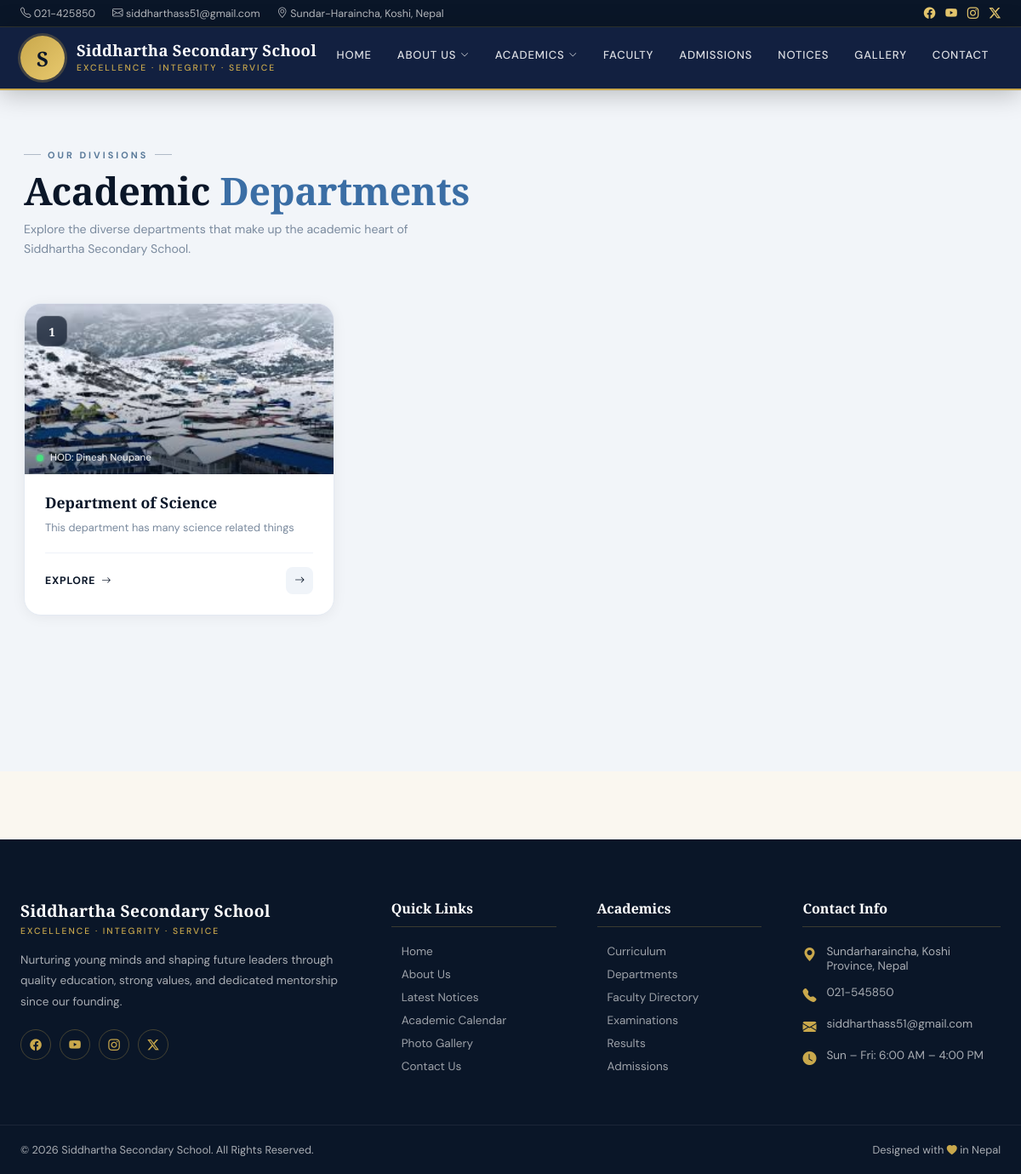
/departments/, run on an earlier commit of the app's database.
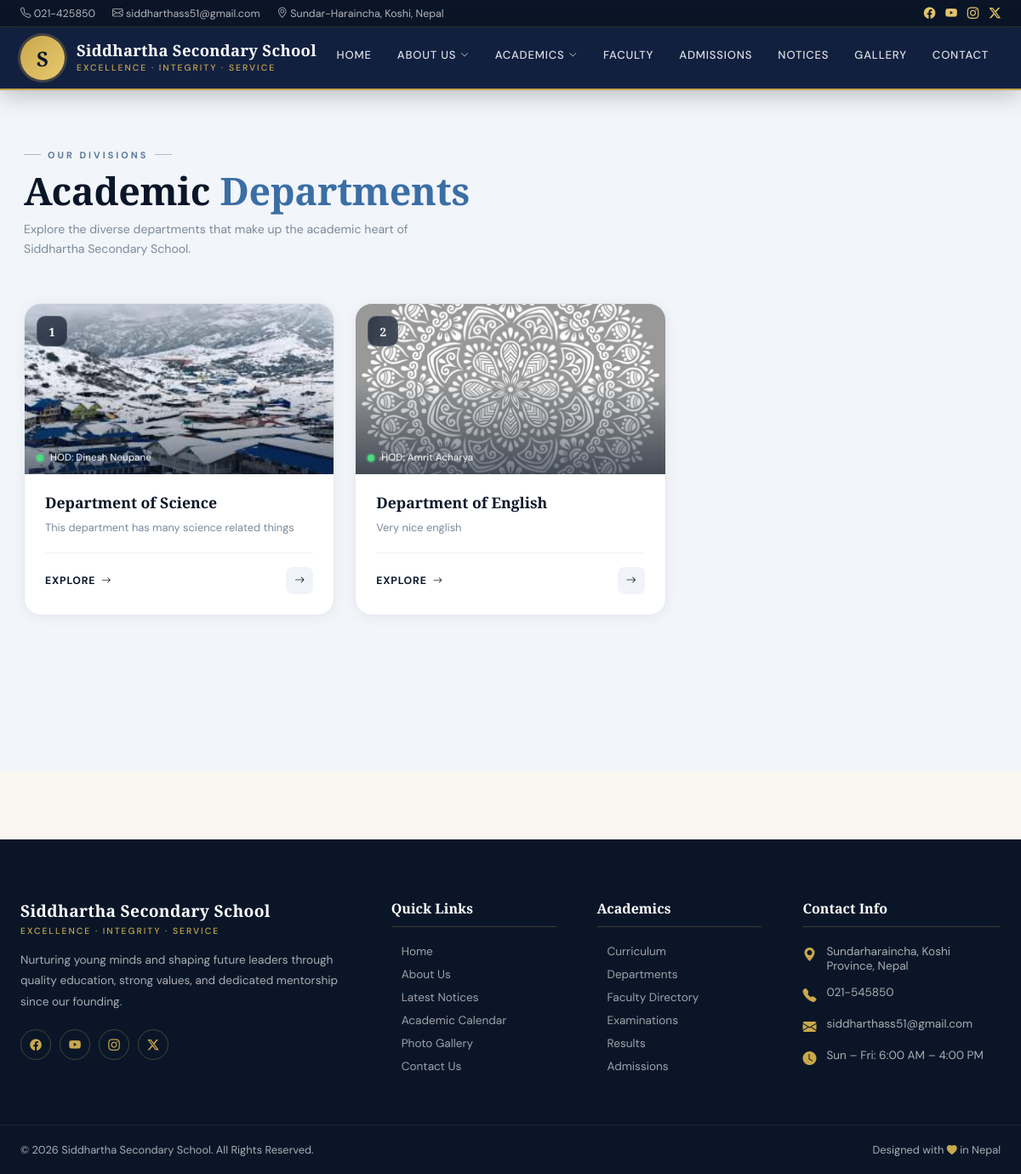
And on a later commit of the database.
### departments/models.py (models this page shows, shortened)
class Department(models.Model):
    name=models.CharField(max_length=100)
    slug=models.SlugField(unique=True)
    description=models.TextField()
    hod_name=models.CharField(max_length=100, verbose_name="Head of Department")
    contact_email=models.EmailField()
    cover_image = models.ImageField(upload_to='departments/')

### departments/views.py (the view)
# urls.py: path('', views.department_list, name='dept_list'),
def department_list(request):
    depts= Department.objects.all()
    return render(request,'departments/list.html',{'departments':depts})

### departments/templates/departments/list.html (shortened to what this page needs)
{% extends 'core/base.html' %}
{% load static %}
{% block content %}
<div class="dept-page">
<div class="dept-wrap">
    <div class="dept-heading">
        <div class="d-label">Our Divisions</div>
        <h1>Academic <span>Departments</span></h1>
        <p>Explore the diverse departments that make up the academic heart of Siddhartha Secondary School.</p>
    </div>
    <div class="dept-grid">
        {% for dept in departments %}
        <div class="dept-card">
            <div class="dept-cover">
                {% if dept.cover_image %}
                    <img src="{{ dept.cover_image.url }}" alt="{{ dept.name }}" loading="lazy">
                {% else %}
                    <div class="dept-no-cover">
                        <i class="bi bi-mortarboard"></i>
                    </div>
                {% endif %}
                <div class="dept-cover-overlay"></div>
                <div class="dept-num">{{ forloop.counter }}</div>
                <div class="dept-hod-overlay">
                    <div class="dept-hod-dot"></div>
                    <span class="dept-hod-name">HOD: {{ dept.hod_name }}</span>
                </div>
            </div>
            <div class="dept-body">
                <h2 class="dept-name">{{ dept.name }}</h2>
                <p class="dept-desc">{{ dept.description|truncatewords:18 }}</p>
                <div class="dept-footer">
                    <a href="{% url 'dept_detail' dept.slug %}" class="dept-explore">
                        Explore <i class="bi bi-arrow-right"></i>
                    </a>
                    <a href="{% url 'dept_detail' dept.slug %}" class="dept-arrow">
                        <i class="bi bi-arrow-right"></i>
                    </a>
                </div>
            </div>
        </div>
        {% empty %}
        <div class="dept-empty">
            <i class="bi bi-diagram-3"></i>
            <h3>No Departments Added Yet</h3>
            <p>Department information will appear here once added to the system.</p>
        </div>
        {% endfor %}
    </div>
</div>
</div>
{% endblock %}

### core/templates/core/base.html (shortened to what this page needs)
<!DOCTYPE html>
<html lang="en">
<head>
    <link rel="stylesheet" href="https://cdn.jsdelivr.net/npm/bootstrap-icons@1.11.1/font/bootstrap-icons.css">
</head>
<body>
    <div class="top-bar">
        <div class="container">
            <div class="contact-info">
                <span><i class="bi bi-telephone me-1"></i> 021-425850</span>
                <span><i class="bi bi-envelope me-1"></i> siddharthass51@gmail.com</span>
                <span><i class="bi bi-geo-alt me-1"></i> Sundar-Haraincha, Koshi, Nepal</span>
            </div>
            <div class="social-links">
                <a href="#" title="Facebook"><i class="bi bi-facebook"></i></a>
                <a href="#" title="YouTube"><i class="bi bi-youtube"></i></a>
                <a href="#" title="Instagram"><i class="bi bi-instagram"></i></a>
                <a href="#" title="Twitter / X"><i class="bi bi-twitter-x"></i></a>
            </div>
        </div>
    </div>
    <div class="navbar-wrapper">
        <div class="navbar-inner">
            <a class="brand" href="/">
                <div class="brand-logo">
                    S
                </div>
                <div class="brand-text">
                    <span class="brand-name">Siddhartha Secondary School</span>
                    <span class="brand-tagline">Excellence · Integrity · Service</span>
                </div>
            </a>
            <ul class="nav-links">
                <li class="nav-item">
                    <a href="/" class="nav-link">Home</a>
                </li>
                <li class="nav-item mega-dropdown">
                    <a class="nav-link" href="#">About Us <i class="bi bi-chevron-down arrow"></i></a>
                </li>
                <li class="nav-item">
                    <a class="nav-link" href="#">Academics <i class="bi bi-chevron-down arrow"></i></a>
                </li>
                <li class="nav-item">
                    <a class="nav-link" href="{% url 'faculty_list' %}">Faculty</a>
                </li>
                <li class="nav-item">
                    <a class="nav-link" href="{% url 'admission_form' %}">Admissions</a>
                </li>
                <li class="nav-item">
                    <a class="nav-link" href="{% url 'notice_list' %}">Notices</a>
                </li>
                <li class="nav-item">
                    <a class="nav-link" href="{% url 'album_list' %}">Gallery</a>
                </li>
                <li class="nav-item">
                    <a class="nav-link" href="{% url 'contact' %}">Contact</a>
                </li>
            </ul>
        </div>
    </div>
    <main>
        {% block content %}
        {% endblock %}
    </main>
    <footer>
        <div class="footer-top">
            <div class="footer-grid">
                <div class="footer-brand">
                    <span class="brand-name" style="font-family:'Playfair Display',serif;color:#fff;font-size:1.2rem;display:block;margin-bottom:4px;">Siddhartha Secondary School</span>
                    <span class="brand-tagline" style="font-size:0.65rem;color:var(--gold);text-transform:uppercase;letter-spacing:2px;display:block;margin-bottom:16px;">Excellence · Integrity · Service</span>
                    <p>Nurturing young minds and shaping future leaders through quality education, strong values, and dedicated mentorship since our founding.</p>
                    <div class="footer-socials">
                        <a href="#" class="social-btn"><i class="bi bi-facebook"></i></a>
                        <a href="#" class="social-btn"><i class="bi bi-youtube"></i></a>
                        <a href="#" class="social-btn"><i class="bi bi-instagram"></i></a>
                        <a href="#" class="social-btn"><i class="bi bi-twitter-x"></i></a>
                    </div>
                </div>
                <div class="footer-col">
                    <h5>Quick Links</h5>
                    <ul>
                        <li><a href="/">Home</a></li>
                        <li><a href="{% url 'about_introduction' %}">About Us</a></li>
                        <li><a href="{% url 'notice_list' %}">Latest Notices</a></li>
                        <li><a href="{% url 'event_list' %}">Academic Calendar</a></li>
                        <li><a href="{% url 'album_list' %}">Photo Gallery</a></li>
                        <li><a href="{% url 'contact' %}">Contact Us</a></li>
                    </ul>
                </div>
                <div class="footer-col">
                    <h5>Academics</h5>
                    <ul>
                        <li><a href="#">Curriculum</a></li>
                        <li><a href="{% url 'dept_list' %}">Departments</a></li>
                        <li><a href="{% url 'faculty_list' %}">Faculty Directory</a></li>
                        <li><a href="#">Examinations</a></li>
                        <li><a href="#">Results</a></li>
                        <li><a href="#">Admissions</a></li>
                    </ul>
                </div>
                <div class="footer-col">
                    <h5>Contact Info</h5>
                    <div class="contact-item">
                        <i class="bi bi-geo-alt-fill"></i>
                        <span>Sundarharaincha, Koshi Province, Nepal</span>
                    </div>
                    <div class="contact-item">
                        <i class="bi bi-telephone-fill"></i>
                        <span>021-545850</span>
                    </div>
                    <div class="contact-item">
                        <i class="bi bi-envelope-fill"></i>
                        <span>siddharthass51@gmail.com</span>
                    </div>
                    <div class="contact-item">
                        <i class="bi bi-clock-fill"></i>
                        <span>Sun – Fri: 6:00 AM – 4:00 PM</span>
                    </div>
                </div>
            </div>
        </div>
        <div class="footer-bottom">
            <div class="container">
                <span>&copy; 2026 Siddhartha Secondary School. All Rights Reserved.</span>
                <span>Designed with <i class="bi bi-heart-fill" style="color:var(--gold);font-size:0.75rem;"></i> in Nepal</span>
            </div>
        </div>
    </footer>
</body>
</html>

### departments/templates/departments/list.html (style rules this page uses)
.dept-page { background: #f2f5f9; min-height: 100vh; padding: 60px 0 80px; }
.dept-wrap { max-width: 1260px; margin: 0 auto; padding: 0 28px; }
.dept-heading { margin-bottom: 52px; }
.d-label { display: inline-flex; align-items: center; gap: 8px; font-size: 0.68rem; text-transform: uppercase; letter-spacing: 3px; color: #5a7a9a; font-family: 'DM Sans', sans-serif; font-weight: 700; margin-bottom: 10px; }
.d-label::before, .d-label::after { content: ''; display: block; width: 20px; height: 1px; background: #b0bac8; }
.dept-heading h1 { font-family: 'Playfair Display', serif; font-size: clamp(1.9rem, 4vw, 2.8rem); font-weight: 900; color: #0a1628; line-height: 1.1; margin: 0 0 10px; letter-spacing: -0.3px; }
.dept-heading h1 span { color: #3b6ea5; }
.dept-heading p { font-size: 0.88rem; color: #7a8a9e; font-family: 'DM Sans', sans-serif; max-width: 460px; line-height: 1.65; margin: 0; }
.dept-grid { display: grid; grid-template-columns: repeat(auto-fill, minmax(340px, 1fr)); gap: 24px; }
.dept-card { background: #fff; border-radius: 20px; overflow: hidden; border: 1px solid #e4eaf2; box-shadow: 0 2px 16px rgba(10,22,40,0.06); transition: transform 0.3s ease, box-shadow 0.3s ease; text-decoration: none; display: flex; flex-direction: column; opacity: 0; transform: translateY(18px); animation: dcIn 0.5s ease forwards; }
.dept-card:nth-child(1) { animation-delay: 0.05s; }
.dept-card:nth-child(2) { animation-delay: 0.10s; }
.dept-cover { position: relative; height: 200px; overflow: hidden; background: #dde4ee; }
.dept-cover img { width: 100%; height: 100%; object-fit: cover; display: block; transition: transform 0.5s ease; }
.dept-cover-overlay { position: absolute; inset: 0; background: linear-gradient(to top, rgba(10,22,40,0.6) 0%, transparent 55%); }
.dept-num { position: absolute; top: 14px; left: 14px; width: 36px; height: 36px; border-radius: 10px; background: rgba(10,22,40,0.7); border: 1px solid rgba(255,255,255,0.15); backdrop-filter: blur(6px); display: flex; align-items: center; justify-content: center; font-family: 'Playfair Display', serif; font-size: 0.85rem; font-weight: 700; color: #fff; }
.dept-hod-overlay { position: absolute; bottom: 12px; left: 14px; right: 14px; display: flex; align-items: center; gap: 8px; }
.dept-hod-dot { width: 8px; height: 8px; border-radius: 50%; background: #4ade80; flex-shrink: 0; box-shadow: 0 0 0 2px rgba(74,222,128,0.3); }
.dept-hod-name { font-family: 'DM Sans', sans-serif; font-size: 0.72rem; color: rgba(255,255,255,0.85); font-weight: 500; white-space: nowrap; overflow: hidden; text-overflow: ellipsis; }
.dept-body { padding: 22px 24px 24px; flex: 1; display: flex; flex-direction: column; }
.dept-name { font-family: 'Playfair Display', serif; font-size: 1.1rem; font-weight: 700; color: #0a1628; margin: 0 0 8px; line-height: 1.3; }
.dept-desc { font-family: 'DM Sans', sans-serif; font-size: 0.8rem; color: #7a8a9e; line-height: 1.6; margin: 0; flex: 1; }
.dept-footer { display: flex; align-items: center; justify-content: space-between; margin-top: 18px; padding-top: 16px; border-top: 1px solid #eef2f8; }
.dept-explore { display: inline-flex; align-items: center; gap: 7px; font-family: 'DM Sans', sans-serif; font-size: 0.77rem; font-weight: 700; text-transform: uppercase; letter-spacing: 0.8px; color: #0a1628; text-decoration: none; transition: gap 0.2s; }
.dept-explore i { font-size: 0.7rem; }
.dept-arrow { width: 32px; height: 32px; border-radius: 8px; background: #f0f4f9; color: #0a1628; display: flex; align-items: center; justify-content: center; font-size: 0.75rem; transition: all 0.2s; }

What changed in the data, as far as the page shows it:
added Department: cover_image (picture), hod_name "Amrit Acharya", name "Department of English", description "Very nice english"
